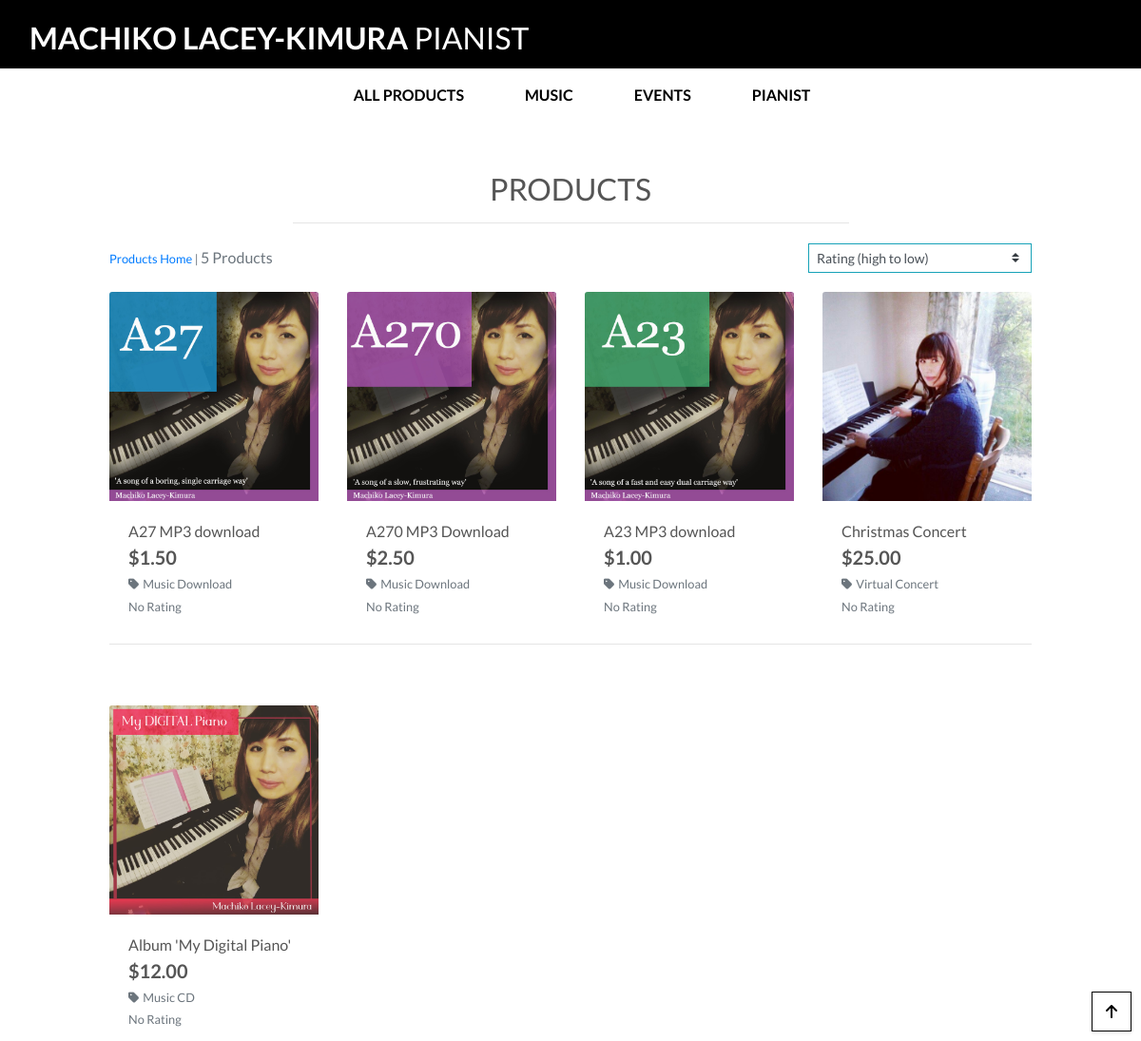
Page /products/?sort=rating&direction=desc on the committed database.
### products/models.py (models this page shows, shortened)
class Product(models.Model):
    category = models.ForeignKey('Category', null=True, blank=True, on_delete=models.SET_NULL)
    sku = models.CharField(max_length=254, null=True, blank=True)
    name = models.CharField(max_length=254)
    description = models.TextField()
    has_sizes = models.BooleanField(default=False, null=True, blank=True)
    price = models.DecimalField(max_digits=6, decimal_places=2)
    rating = models.DecimalField(max_digits=6, decimal_places=2, null=True, blank=True)
    image_url = models.URLField(max_length=1024, null=True, blank=True)
    image = models.ImageField(null=True, blank=True)
    download_link = models.TextField(null=True, blank=True)

class Category(models.Model):
    class Meta:
        verbose_name_plural = 'Categories'
    name = models.CharField(max_length=254)
    friendly_name = models.CharField(max_length=254, null=True, blank=True)

### products/views.py (the view, shortened to what this page needs)
# urls.py: path('', views.all_products, name='products'),
def all_products(request):
    products = Product.objects.all()
    query = None
    categories = None
    sort = None
    direction = None
    if request.GET:
        if 'sort' in request.GET:
            sortkey = request.GET['sort']
            sort = sortkey
            if sortkey == 'name':
                sortkey = 'lower_name'
                products = products.annotate(lower_name=Lower('name'))
            if sortkey == 'category':
                sortkey = 'category__name'
            if 'direction' in request.GET:
                direction = request.GET['direction']
                if direction == 'desc':
                    sortkey = f'-{sortkey}'
            products = products.order_by(sortkey)
        if 'category' in request.GET:
            categories = request.GET['category'].split(',')
            products = products.filter(category__name__in=categories)
            categories = Category.objects.filter(name__in=categories)
    current_sorting = f'{sort}_{direction}'
    context = {
        'products': products,
        'search_term': query,
        'current_categories': categories,
        'current_sorting': current_sorting,
    }
    return render(request, 'products/products.html', context)

### bag/contexts.py (called while the page is built, shortened)
def bag_contents(request):
    bag_items = []
    total = 0
    product_count = 0
    bag = request.session.get('bag', {})
    if total < settings.FREE_DELIVERY_THRESHOLD:
        delivery = total * Decimal(settings.STANDARD_DELIVERY_PERCENTAGE / 100)
        free_delivery_delta = settings.FREE_DELIVERY_THRESHOLD - total
    else:
        delivery = 0
        free_delivery_delta = 0
    grand_total = delivery + total
    context = {
        'bag_items': bag_items,
        'total': total,
        'product_count': product_count,
        'delivery': delivery,
        'free_delivery_delta': free_delivery_delta,
        'free_delivery_threshold': settings.FREE_DELIVERY_THRESHOLD,
        'grand_total': grand_total,
    }
    return context

### products/templates/products/products.html (shortened to what this page needs)
{% extends "base.html" %}
{% load static %}
{% block page_header %}
    <div class="container header-container">
    </div>
{% endblock %}
{% block content %}
    <div class="overlay"></div>
    <div class="container-fluid">
        <div class="row">
            <div class="col text-center mt-3">
                <h2 class="logo-font">Products</h2>
                <hr class="w-50 mb-1">
            </div>
        </div>
        <div class="row">
            <div class="product-container col-10 offset-1">
                <div class="row mt-1 mb-2">
                    <div class="col-12 col-md-6 my-auto order-md-last d-flex justify-content-center justify-content-md-end">
                        <div class="sort-select-wrapper w-50">
                            <select id="sort-selector" class="custom-select custom-select-sm rounded-0 border border-{% if current_sorting != 'None_None' %}info{% else %}black{% endif %}">
                                <option value="rating_desc" {% if current_sorting == 'rating_desc' %}selected{% endif %}>Rating (high to low)</option>
                            </select>
                        </div>
                    </div>
                    <div class="col-12 col-md-6 order-md-first">
                        <p class="text-muted mt-3 text-center text-md-left">
                            {% if search_term or current_categories or current_sorting != 'None_None' %}
                                <span class="small"><a href="{% url 'products' %}">Products Home</a> | </span>
                            {% endif %}
                            {{ products|length }} Products{% if search_term %} found for <strong>"{{ search_term }}"</strong>{% endif %}
                        </p>
                    </div>
                </div>
                <div class="row">
                    {% for product in products %}
                        <div class="col-sm-6 col-md-6 col-lg-4 col-xl-3">
                            <div class="card h-100 border-0">
                                {% if product.image %}
                                <a href="{% url 'product_detail' product.id %}">
                                    <img class="card-img-top img-fluid" src="{{ product.image.url }}" alt="{{ product.name }}">
                                </a>
                                {% else %}
                                <a href="{% url 'product_detail' product.id %}">
                                    <img class="card-img-top img-fluid" src="{{ MEDIA_URL }}noimage.png" alt="{{ product.name }}">
                                </a>
                                {% endif %}
                                <div class="card-body pb-0">
                                    <p class="mb-0">{{ product.name }}</p>
                                </div>
                                <div class="card-footer bg-white pt-0 border-0 text-left">
                                    <div class="row">
                                        <div class="col">
                                            <p class="lead mb-0 text-left font-weight-bold">${{ product.price }}</p>
                                            {% if product.category %}
                                            <p class="small mt-1 mb-0">
                                                <a class="text-muted" href="{% url 'products' %}?category={{ product.category.name }}">
                                                    <i class="fas fa-tag mr-1"></i>{{ product.category.friendly_name }}
                                                </a>
                                            </p>
                                            {% endif %}
                                            {% if product.rating %}
                                                <small class="text-muted"><i class="fas fa-star mr-1"></i>{{ product.rating }} / 5</small>
                                            {% else %}
                                                <small class="text-muted">No Rating</small>
                                            {% endif %}
                                        </div>
                                    </div>
                                </div>
                            </div>
                        </div>
                        {% if forloop.counter|divisibleby:4 %}
                            <div class="col-12 d-none d-xl-block mb-5">
                                <hr>
                            </div>
                        {% endif %}
                    {% endfor %}
                </div>
            </div>
        </div>
    </div>
    <div class="btt-button shadow-sm rounded-0 border border-black">
        <a class="btt-link d-flex h-100">
            <i class="fas fa-arrow-up text-black mx-auto my-auto"></i>
        </a>
    </div>
{% endblock %}

### static/css/base.css (style rules this page uses)
html { height: 100%; }
body { height: calc(100vh - 164px); color: #555; font-family: 'Lato', sans-serif; }
.logo-font { text-transform: uppercase; }
.text-black { color: #000 !important; }
.border-black { border: 1px solid black !important; }
.overlay { height: 100%; width: 100%; top: 0; left: 0; position: fixed; background: white; z-index: -1; }
.btt-button { height: 42px; width: 42px; position: fixed; bottom: 10px; right: 10px; }
.btt-link, .update-link, .remove-item { cursor: pointer; }
@media (min-width: 1200px) { .container { max-width: 80%; } }
@media (min-width: 992px) { .header-container { padding-top: 164px; } }

### rows in the picture
Product: image (picture), name "A27 MP3 download", price "1.50", category.friendly_name "Music Download", shows "No Rating"
Product: image (picture), name "A270 MP3 Download", price "2.50", category.friendly_name "Music Download", shows "No Rating"
Product: image (picture), name "A23 MP3 download", price "1.00", category.friendly_name "Music Download", shows "No Rating"
Product: image (picture), name "Christmas Concert", price "25.00", category.friendly_name "Virtual Concert", shows "No Rating"
Product: image (picture), name "Album 'My Digital Piano'", price "12.00", category.friendly_name "Music CD", shows "No Rating"

### other values in the picture
{{ products|length }} "5"
